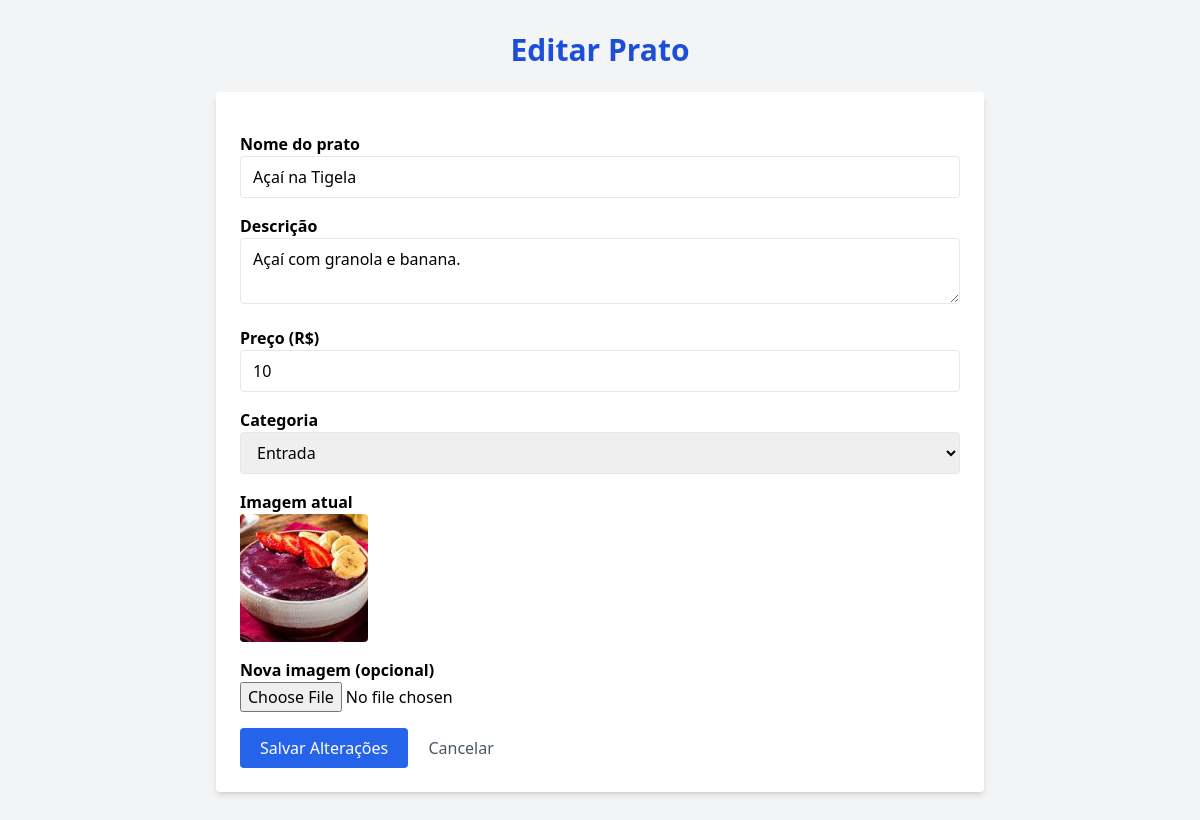
/?rota=formEditar&id=49 (signed in), run on the app's committed database.
### tables this page shows
CREATE TABLE pratos (
    id INTEGER PRIMARY KEY AUTOINCREMENT,
    nome TEXT NOT NULL,
    descricao TEXT,
    preco REAL NOT NULL,
    imagem TEXT,       -- caminho ou URL da imagem
    categoria TEXT
);

### controller/PratoController.php (called while the page is built, shortened)
<?php
require_once __DIR__ . '/../model/Prato.php';
class PratoController
{
    public static function formularioEdicao()
    {
        $id = intval($_GET['id']);
        $prato = Prato::buscarPorId($id);
        include __DIR__ . '/../view/editar.view.php';
    }
}

### model/Prato.php (called while the page is built, shortened)
<?php
class Prato {
    public static function buscarPorId(int $id): ?array {
        $db = DB::conectar();
        $stmt = $db->prepare("SELECT * FROM pratos WHERE id = ?");
        $stmt->execute([$id]);
        return $stmt->fetch(PDO::FETCH_ASSOC) ?: null;
    }
}

### view/editar.view.php (the view, shortened to what this page needs)
<!DOCTYPE html>
<html lang="pt-br">
<head>
    <script src="https://cdn.tailwindcss.com"></script>
</head>
<body class="bg-gray-100 p-8">
    <h1 class="text-3xl font-bold mb-6 text-center text-blue-700">Editar Prato</h1>
    <section class="max-w-3xl mx-auto bg-white p-6 rounded shadow-md">
        <form action="?rota=editar" method="POST" enctype="multipart/form-data" class="space-y-4">
            <label for="nome" class="block">
                <span class="font-semibold">Nome do prato</span>
                <input id="nome" type="text" name="nome" required value="<?= htmlspecialchars($prato['nome']) ?>" class="w-full border rounded px-3 py-2" />
            </label>
            <label for="descricao" class="block">
                <span class="font-semibold">Descrição</span>
                <textarea id="descricao" name="descricao" required class="w-full border rounded px-3 py-2"><?= htmlspecialchars($prato['descricao']) ?></textarea>
            </label>
            <label for="preco" class="block">
                <span class="font-semibold">Preço (R$)</span>
                <input id="preco" type="number" step="0.01" name="preco" required value="<?= htmlspecialchars($prato['preco']) ?>" class="w-full border rounded px-3 py-2" />
            </label>
            <label for="categoria" class="block">
                <span class="font-semibold">Categoria</span>
                <select id="categoria" name="categoria" required class="w-full border rounded px-3 py-2">
                    <?php
                    $categorias = ['Entrada', 'Prato Principal', 'Sobremesa', 'Bebida'];
                    foreach ($categorias as $cat) {
                        $selected = ($prato['categoria'] === $cat) ? 'selected' : '';
                        echo "<option value=\"" . htmlspecialchars($cat) . "\" $selected>" . htmlspecialchars($cat) . "</option>";
                    }
                    ?>
                </select>
            </label>
            <label class="block">
                <span class="font-semibold">Imagem atual</span><br/>
                <?php if ($prato['imagem']): ?>
                    <img src="public/imagens/<?= htmlspecialchars($prato['imagem']) ?>" alt="Imagem do prato" class="w-32 h-32 object-cover rounded mb-3" />
                <?php else: ?>
                    <span class="text-gray-400 italic">Sem imagem</span>
                <?php endif; ?>
            </label>
            <label for="imagem" class="block">
                <span class="font-semibold">Nova imagem (opcional)</span>
                <input id="imagem" type="file" name="imagem" accept="image/*" class="w-full" />
            </label>
            <button type="submit" class="bg-blue-600 text-white px-5 py-2 rounded hover:bg-blue-700 transition">Salvar Alterações</button>
            <a href="?rota=admin" class="inline-block ml-4 text-gray-600 hover:underline">Cancelar</a>
        </form>
    </section>
</body>
</html>

### data on the page
pratos: nome "Açaí na Tigela", descricao "Açaí com granola e banana.", preco "10", imagem (picture)

### other printed values
form field categoria "Entrada"
